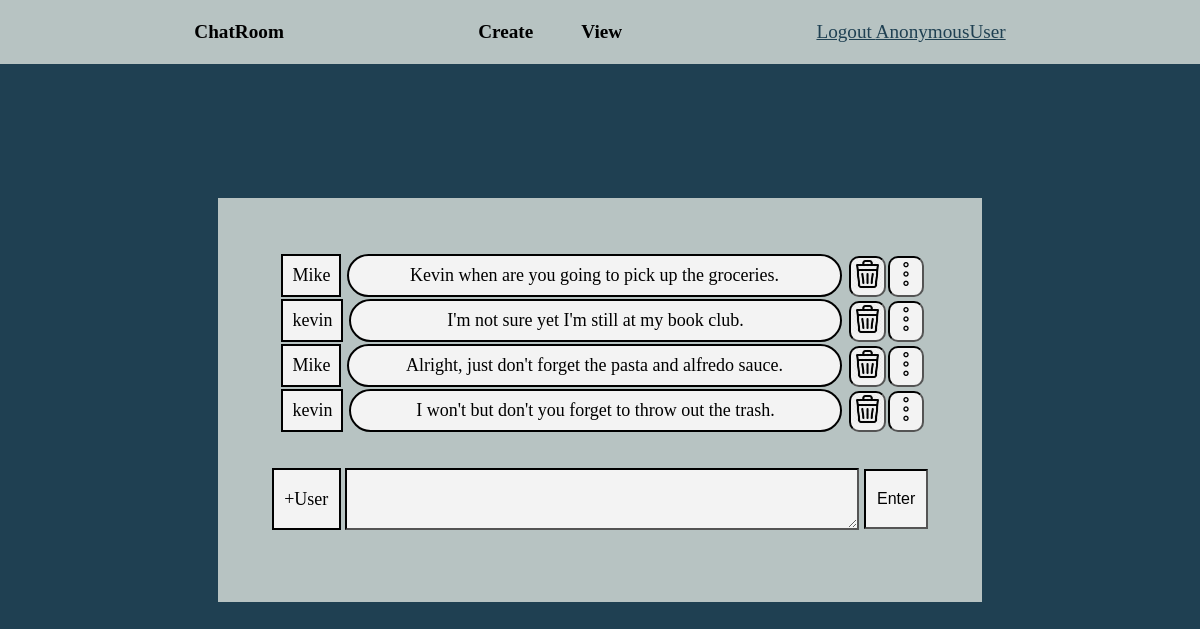
The page /user-home/message/4/ on the database its author committed.
### app/models.py (models this page shows)
class Message(models.Model):
    user = models.ForeignKey(User, on_delete=models.CASCADE, null=True, blank=True)
    channel = models.ManyToManyField(Channel, related_name='add_channel', null=True, blank=True)
    message = models.TextField()

### app/views.py (the view, shortened to what this page needs)
# urls.py: path('user-home/message/<int:id>/', viewMessages, name='message'),
def viewMessages(request, id):
    form = CreateMessageForm()
    all_message = Message.objects.filter(channel=Channel.objects.get(id=id))
    context = {'form':form, 'messages':all_message,'id':id}
    return render(request, 'message.html', context)

### app/forms.py
class CreateMessageForm(ModelForm):
    class Meta:
        model = Message
        fields = '__all__'

### app/templates/message.html (shortened to what this page needs)
{% extends 'base.html' %}
{% block content %}
{% load static %}
    <header>
        <h2><a href="{% url 'admin' %}">ChatRoom</a></h2>
        <div>
            <h2><a href="{% url 'create' %}">Create</a></h2>
            <h2><a href="{% url 'view' %}">View</a></h2>
        </div>
        <a class='forthback' href="{% url 'logout' %}">Logout {{request.user}}</a>
    </header>
        <div class='instruction_2'>
            <div class='text_channel'>
                {% for message in messages %}
                    <div class='avatar'>
                        <p class='avatar_user'>{{message.user}}</p>
                        <p class='user_message'>{{message.message}}</p>
                        <a href="{% url 'delete_message' message.id %}">
                            <div class='del_mes'>
                                <img src="{% static 'trashcan.png' %}" alt="PNG Trash">
                            </div>
                        </a>
                        <a href="{% url 'update_msg' message.id %}">
                            <div class='update_mes'>
                                <img src="{% static 'update.png' %}" alt="PNG Dots">
                            </div>
                        </a>
                    </div>
                {% endfor %}
            </div>
            <form action="" method='POST'>
                <div class='message_form'> <a href="{% url 'add' id %}"><p class='add_user'>+User</p></a>{{form.message}} <input class='enter' type="submit" value='Enter'>  </div>
            </form>
        </div>
{% endblock content %}

### app/templates/base.html (shortened to what this page needs)
<!DOCTYPE html>
{% load static %}
<html lang="en">
<head>
    <link rel="stylesheet" href="{% static 'styles.css'%}">
</head>
<body>
    {% block content %}
    {% endblock content %}
</body>
</html>

### app/static/styles.css (style rules this page uses)
body { margin: 0; min-height: 100vh; min-width: 100%; display: flex; align-items: center; justify-content: center; background-color: #1f4052; flex-direction: column; }
.forthback { color: #1f4052; font-size: 1.6vw; }
header { position: absolute; top: 0; width: 100%; height: 4em; background-color: #b7c3c2; align-self: flex-start; align-items: center; justify-content: space-evenly; display: flex; flex-direction: row; }
header a { font-size: 1.6vw; }
header h2 a { text-decoration: none; color: black; font-size: 1.6vw; display: flex; align-items: center; }
header div { display: flex; flex-direction: row; justify-content: center; column-gap: 3em; }
header div h2 { font-size: 1.6vw; }
.instruction_2 { background-color: #b7c3c2; display: flex; flex-direction: column; align-items: center; padding: 3em; font-size: 18px; text-decoration: none; }
.text_channel { height: 15vw; width: 36em; background-color: #b7c3c2; margin-bottom: 1em; border-radius: .1em; overflow-y: auto; }
.message_form { display: flex; justify-content: center; align-items: center; flex-direction: row; }
.message_form a { text-decoration: none; color: black; }
#id_message { background-color: #f3f3f3; height: 4em; width: 38em; margin-left: .3em; border: black inset 2px; }
.del_mes { background-color: #f3f3f3; margin-left: .1em; border: black inset 2px; border-radius: 10px; }
.del_mes img { width: auto; height: 1.8em; align-self: end; }
.update_mes { background-color: #f3f3f3; margin-left: .1em; border: black inset 2px; border-radius: 10px; }
.update_mes img { width: auto; height: 1.8em; align-self: end; }
.enter { height: 3.8em; width: 4em; margin-left: .3em; background-color: #f3f3f3; font-size: 16px; border: black inset 2px; }
.avatar { height: 2.5em; width: 100%; display: flex; align-items: flex-end; flex-direction: row; margin: 0; }
.avatar_user { background-color: #f3f3f3; padding: .5em; margin: .3em .3em 0em .3em; border: black solid 2px; }
.user_message { background-color: #f3f3f3; width: 100%; text-align: center; padding: .5em; margin: .3em .3em 0em 0em; border: black solid 2px; border-radius: 5em; }
.add_user { height: 3.2em; width: 3.6em; background-color: #f3f3f3; display: flex; align-items: center; justify-content: center; border: black solid 2px; }

### rows shown on the page
Message: user "Mike", message "Kevin when are you going to pick up the groceries."
Message: user "kevin", message "I'm not sure yet I'm still at my book club."
Message: user "Mike", message "Alright, just don't forget the pasta and alfredo sauce."
Message: user "kevin", message "I won't but don't you forget to throw out the trash."

### other values the page prints
{{ request.user }} "AnonymousUser"
